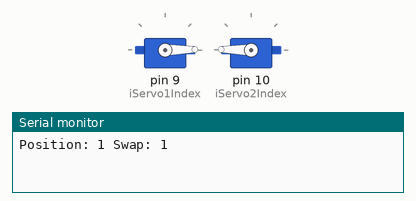
Bench run of a sketch on a simulated Arduino Uno, built with avr-gcc and run on an emulated ATmega328P. Parts: 2 × servo, the last lines printed to the serial monitor.

Above: at 0.1 s.
At 9.92 s:
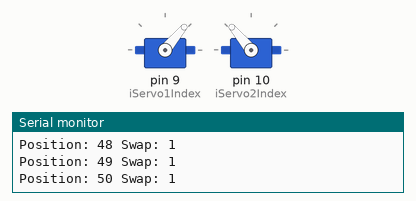
At 19.94 s:
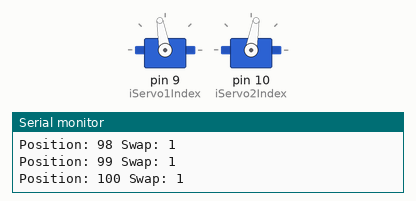
At 39.79 s:
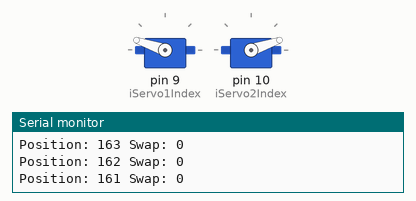
Timing chart, 0 to 40.0 s (numbered marks = the images above):
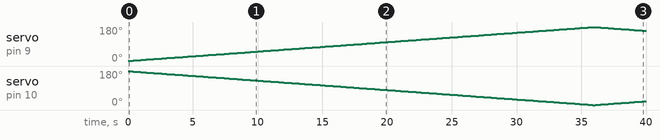

The sketch:

PruebaMotores.ino
```cpp
/////////////////////////////////////////////////////////////////////////////////////
//
//File: PruebaMotores.ino
//
//Author: Adrián Teso
//
//Date: 2016/07/23
//
//Version 00_00
//
//Description: This is just a sample project to test the Motors expansion shield.
/////////////////////////////////////////////////////////////////////////////////////
#include <Servo.h>
#include <Arduino.h>

Servo sServo1;
Servo sServo2;

const int iServo1Index = 9;
const int iServo2Index = 10;
const int iMotorIndex  = 11;


int position;
bool swap;

//The setup function is called once at startup of the sketch
void setup()
{
// Add your initialization code here
	sServo1.attach(iServo1Index);
	sServo2.attach(iServo2Index);
	position = 0;
	swap = true;
	Serial.begin(9600);
}

// The loop function is called in an endless loop
void loop()
{
//Add your repeated code here
	position = swap ? (position + 1) : (position - 1);
	swap = position == 0 || position == 180 ? !swap : swap;
	sServo1.write(position);
	sServo2.write(180-position);
	Serial.print("Position: ");
	Serial.print(position);
	Serial.print(" Swap: ");
	Serial.println(swap);
	delay(200);


}
```

Measured:
- by itself, servo on pin 9 (iServo1Index): rises from 1° to 180° in 35.7 s, then falls to 160° in 4.0 s
- by itself, servo on pin 10 (iServo2Index): 179° → 178° at 0.20 s, → 177° 0.20 s later, → 176° 0.20 s later, → 175° 0.20 s later, … (199 changes in this stretch)
